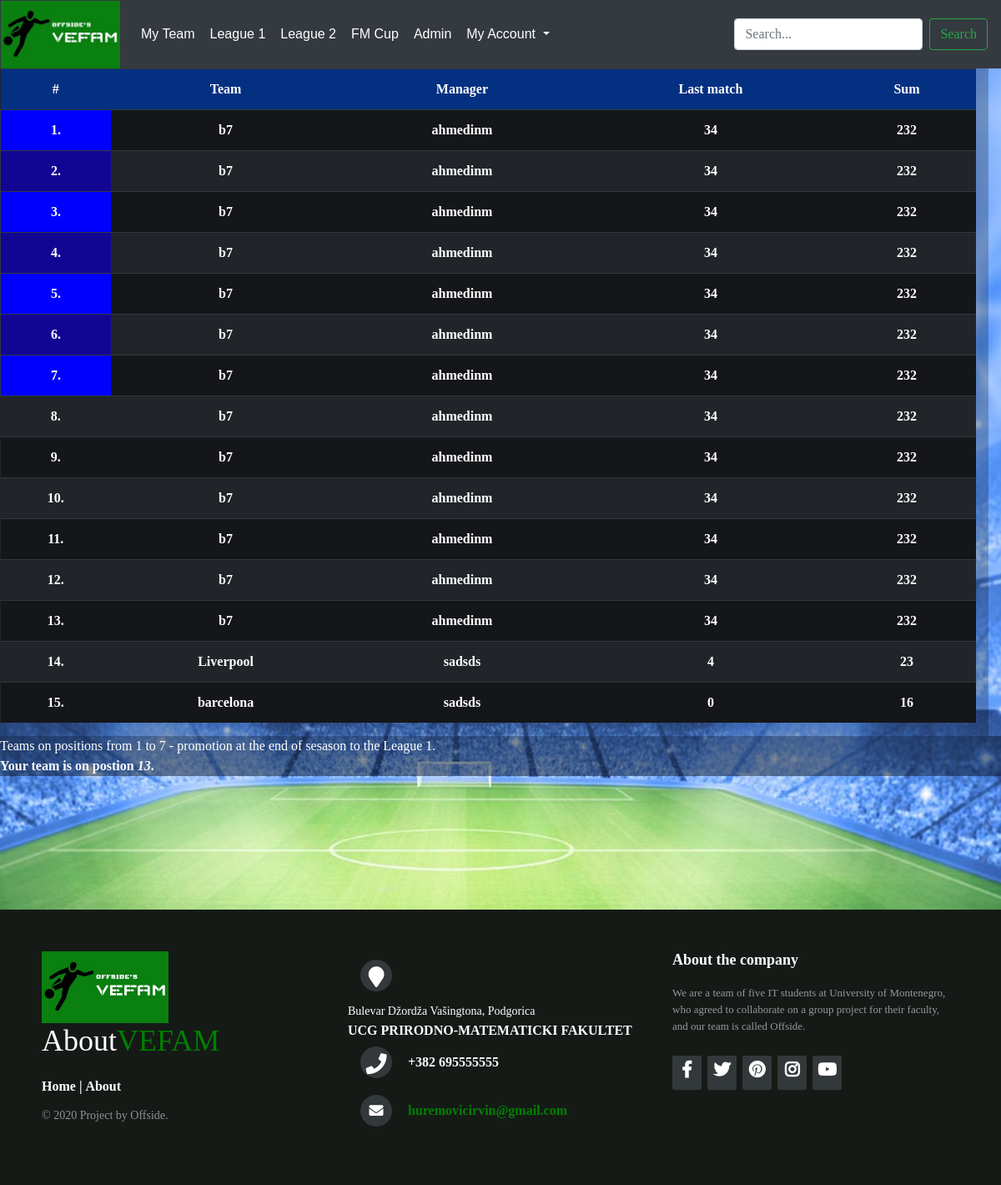
Page /league2.php (signed in) on the committed database.
### tables this page shows
CREATE TABLE `user_teams` (
  `id` bigint(20) UNSIGNED NOT NULL,
  `user_id` bigint(20) UNSIGNED NOT NULL,
  `name` varchar(150) NOT NULL,
  `league` tinyint(4) NOT NULL,
  `last` int(10) UNSIGNED NOT NULL,
  `sum` int(10) UNSIGNED NOT NULL,
  `money` double NOT NULL
);

CREATE TABLE `users` (
  `id` bigint(20) UNSIGNED NOT NULL,
  `username` varchar(200) NOT NULL,
  `email` varchar(150) NOT NULL,
  `password` varchar(200) NOT NULL,
  `league` tinyint(10) UNSIGNED NOT NULL,
  `league_one` int(10) UNSIGNED NOT NULL,
  `league_two` int(10) UNSIGNED NOT NULL,
  `cup` int(11) NOT NULL,
  `admin` tinyint(4) NOT NULL
);

### league2.php (the view, shortened to what this page needs)
<?php
$pos = null;
?>
<!DOCTYPE html>
<html lang="en" dir="ltr">
  <head>
    <link rel="stylesheet" href="CSS/league2.css">
<link rel="stylesheet" href="https://maxcdn.bootstrapcdn.com/bootstrap/4.0.0/css/bootstrap.min.css">
<link rel="stylesheet" href="CSS/styleI.css">
<link rel="stylesheet" href="CSS/validateI.css">
  <link rel="stylesheet" href="https://use.fontawesome.com/releases/v5.0.13/css/all.css">
  </head>
  <body>
  <nav class="navbar navbar-expand-lg navbar-dark bg-dark">
      <a class="navbar-brand" href="#" style = "margin-left:-15px;margin-top:-12.5px; margin-bottom:-12.5px;">
          <img style="height: 81px;" src="img/logo.jpg" alt="Logo">
      </a>
      <div class="collapse navbar-collapse" id="navbarSupportedContent">
        <ul class="navbar-nav mr-auto" >
          <li class="nav-item active">
            <a class="nav-link" href="#" id="prvi">My Team</a>
          </li>
          <li class="nav-item">
            <a class="nav-link" href="#" >League 1</a>
          </li>
          <li class="nav-item">
              <a class="nav-link" href="#">League 2</a>
          </li>
          <li class="nav-item">
              <a class="nav-link" href="#">FM Cup</a>
          </li>
          <li class="nav-item">
              <a class="nav-link" href="#">Admin</a>
          </li>
          <li class="nav-item dropdown">
            <a class="nav-link dropdown-toggle" href="#" id="navbarDropdown" role="button" data-toggle="dropdown" aria-haspopup="true" aria-expanded="false">
              My Account
            </a>
          </li>
        </ul>
        <form class="form-inline my-2 my-lg-0">
          <input class="form-control mr-sm-2" type="search" placeholder="Search..." aria-label="Search" id="src">
          <button class="btn btn-outline-success my-2 my-sm-0" type="submit">Search</button>
        </form>
      </div>
    </nav>
    <div id="Table" class="container-fluid row">
    <table class="table table-dark" >
        <tr  colspan=2>
          <th class="zaglavlje">#</th>
          <th class="zaglavlje"> <b>Team</b></th>
          <th class="zaglavlje"> <b>Manager</b></th>
          <th class="zaglavlje"> <b> Last match</b></th>
          <th class="zaglavlje"><b>Sum</b></th>
        </tr>
      <?php
		$con = mysqli_connect('localhost','root','','fantasym');
			$imeLige=0;
			$sql="SELECT * FROM user_teams  WHERE league='$imeLige' order by sum DESC";
			$result=$con->query($sql);
			if($result->num_rows>0)
		{
			$brojac=0;
			while($row=mysqli_fetch_array($result))
			{
							$brojac +=1;
              echo "<tr class='red'>";
              if($brojac<8){
                if($brojac%2===0){
                  echo "<td class=\"blue2\">"; echo $brojac; echo ".</td>";
                }else{
                  echo "<td class=\"blue1\">"; echo $brojac; echo ".</td>";
                }
              }else{
                echo "<td>"; echo $brojac; echo ".</td>";
              }
							echo "<td>"; echo $row['name']; echo "</td>";
              $userid=$row['user_id'];
              if(isset($_SESSION["id"]) && $userid == $_SESSION["id"]){
                $pos = $brojac;
              }
							$sql2="SELECT * FROM users  WHERE id='$userid'";
							$result2=$con->query($sql2);
							while($row2=mysqli_fetch_array($result2))
							{
								echo "<td>"; echo "<a href=\"manager.php?user_id=".$row["user_id"]."\">".$row2['username']."</a>"; echo "</td>";
							}
							$templast=$row['last'];
							echo "<td>"; echo $templast ; echo "</td>";
							echo "<td>"; echo $row['sum']; echo "</td>";
							echo "</tr>";
			}
		}
		?>
      </table>
    </div>
    <div class="poruka well">
        Teams on positions from 1 to 7 - promotion at the end of sesason to the League 1. <br>
        <?php
          if($pos!==null){
            echo "<b>Your team is on postion <i>".$pos."</i>.</b>";
          }
        ?>
    </div>
    <footer class="footer-distributed">
<div class="footer-left">
    <img src="img/logo.jpg">
  <h3>About<span>VEFAM</span></h3>
  <p class="footer-links">
    <a href="index.php">Home</a>
    |
    <a href="about.php">About</a>
  </p>
  <p class="footer-company-name">© 2020 Project by Offside.</p>
</div>
<div class="footer-center">
  <div>
    <i class="fa fa-map-marker"></i>
      <p><span>Bulevar Džordža Vašingtona, Podgorica</span>
      UCG PRIRODNO-MATEMATICKI FAKULTET</p>
  </div>
  <div>
  <i class="fas fa-phone"></i>
    <p>+382 695555555</p>
  </div>
  <div>
    <i class="fa fa-envelope"></i>
    <p><a href="mailto:">huremovicirvin@gmail.com</a></p>
  </div>
</div>
<div class="footer-right">
  <p class="footer-company-about">
    <span>About the company</span>
    We are a team of five IT students at University of Montenegro, who agreed
  to collaborate on a group project for their faculty, and our team is called Offside.</p>
  <div class="footer-icons">
    <a href="https://www.facebook.com/" id="f1"><i class="fab fa-facebook-f" aria-hidden="true" ></i></a>
    <a href="https://www.twitter.com/" id="f2"><i class="fab fa-twitter" aria-hidden="true"></i></a>
    <a href="https://www.pinterest.com/" id="f3">	<i class="fab fa-pinterest" aria-hidden="true"></i></a>
    <a href="https://www.instagran.com/" id="f4"><i class="fab fa-instagram"></i></a>
    <a href="https://www.youtube.com/" id="f5"><i class="fab fa-youtube"></i></a>
  </div>
</div>
</footer>
</body>
</html>

### CSS/league2.css (style rules this page uses)
.container-fluid { background-color: rgba(0,0,0,.24) }
.zaglavlje { background-color: rgba(0, 49, 139, 0.9); font-weight: bolder; text-align: center; }
.table { color: rgba(0,0,0); font-weight: bolder; text-align: center; }
.red:nth-child(even) { background-color:rgba(0,0,0,.4); color: white; font-weight: bolder; }
.poruka { margin-bottom: -45%; color: white; background-color: rgba(12, 23, 43, 0.5) }
.blue1 { border-left:1px solid black; border-bottom:1px solid black; background-color: blue; color: white; }
.blue2 { border-left:1px solid black; border-bottom:1px solid black; background-color: #130594; color: white; }

### CSS/styleI.css (style rules this page uses)
* { margin: 0; padding: 0; font-family: Century Gothic; }
.footer-distributed { background-color: #151A16; box-sizing: border-box; width: 100%; text-align: left; font: bold 16px sans-serif; padding: 50px 50px 60px 50px; margin-top: 700px; font-family: Georgia, serif; }
.footer-distributed .footer-left, .footer-distributed .footer-center, .footer-distributed .footer-right { display: inline-block; vertical-align: top; }
.footer-distributed .footer-left { width: 33%; }
.footer-distributed h3 { color: #ffffff; font: normal 36px 'Cookie', cursive; margin: 0; }
.footer-distributed .footer-left img { width: 42%; }
.footer-distributed h3 span { color: green; }
.footer-distributed .footer-links { color: #ffffff; margin: 20px 0 12px; }
.footer-distributed .footer-links a { display:inline-block; line-height: 1.8; text-decoration: none; color: inherit; }
.footer-distributed .footer-company-name { color: #8f9296; font-size: 14px; font-weight: normal; margin: 0; }
.footer-distributed .footer-center { width: 35%; font-family: "Gill Sans", sans-serif; }
.footer-distributed .footer-center i { background-color: #33383b; color: #ffffff; font-size: 25px; width: 38px; height: 38px; border-radius: 50%; text-align: center; line-height: 42px; margin: 10px 15px; vertical-align: middle; }
.footer-distributed .footer-center i.fa-envelope { font-size: 17px; line-height: 38px; }
.footer-distributed .footer-center p { display: inline-block; color: #ffffff; vertical-align: middle; margin:0; }
.footer-distributed .footer-center p span { display:block; font-weight: normal; font-size:14px; line-height:2; }
.footer-distributed .footer-center p a { color: green; text-decoration: none;; }
.footer-distributed .footer-right { width: 30%; }
.footer-distributed .footer-company-about { line-height: 20px; color: #92999f; font-size: 13px; font-weight: normal; margin: 0; }
.footer-distributed .footer-company-about span { display: block; color: #ffffff; font-size: 18px; font-weight: bold; margin-bottom: 20px; }
.footer-distributed .footer-icons { margin-top: 25px; }
.footer-distributed .footer-icons a { display: inline-block; width: 35px; height: 41px; cursor: pointer; background-color: #33383b; border-radius: 2px; font-size: 20px; color: #ffffff; text-align: center; line-height: 35px; margin-right: 3px; margin-bottom: 5px; }
input { display: none; }
*,:after,:before { box-sizing:border-box }
a { color:inherit;text-decoration:none }
.login-html .sign-in-htm, { top:0; left:0; right:0; bottom:0; position:absolute; -webkit-transform:rotateY(180deg); transform:rotateY(180deg); -webkit-backface-visibility:hidden; backface-visibility:hidden; transition:all .4s linear; }
ul li a { text-decoration: none; color: #0195D5; padding: 5px 20px; border: 1px solid transparent; transition: 0.6s ease; font-family: Helvetica, Arial, sans-serif; padding: 20px; padding-top: 30px; }
#navbarSupportedContent ul li a { color: white; }
#src { color: green; }

### league2.php (style rules this page uses)
body { background-image: url(img/league.jpg); background-repeat: no-repeat; background-size: cover; background-position: center; }

### rows in the picture
user_teams: name "b7", last "34", sum "232"
users: username "ahmedinm"
user_teams: name "b7", last "34", sum "232"
user_teams: name "b7", last "34", sum "232"
user_teams: name "b7", last "34", sum "232"
user_teams: name "b7", last "34", sum "232"
user_teams: name "b7", last "34", sum "232"
user_teams: name "b7", last "34", sum "232"
user_teams: name "b7", last "34", sum "232"
user_teams: name "b7", last "34", sum "232"
user_teams: name "b7", last "34", sum "232"
user_teams: name "b7", last "34", sum "232"
user_teams: name "b7", last "34", sum "232"
user_teams: name "b7", last "34", sum "232"
user_teams: name "Liverpool", last "4", sum "23"
users: username "sadsds"
user_teams: name "barcelona", last "0", sum "16"

### other values in the picture
$pos "13"
